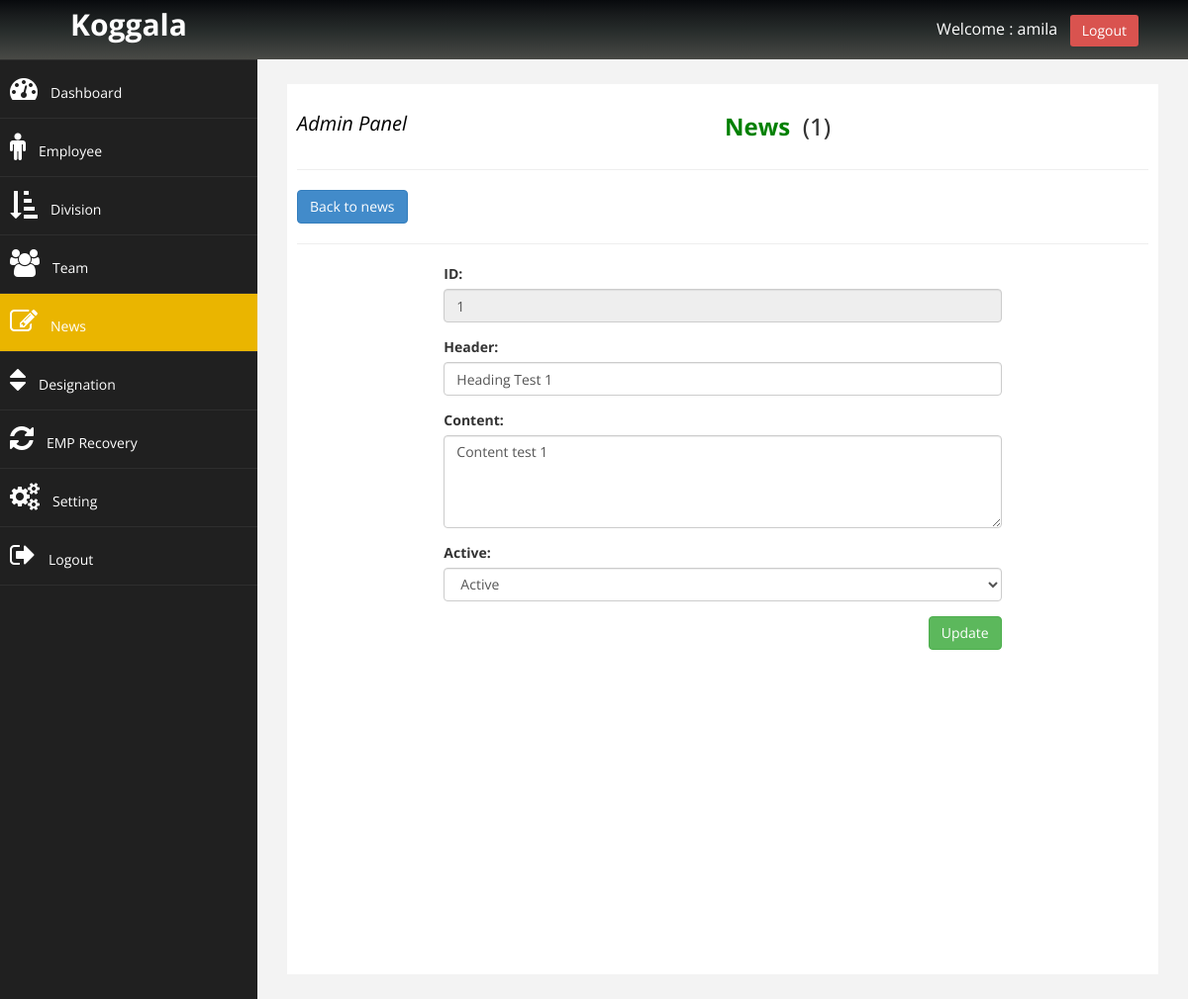
Screenshot of /admin/news_update.php?update=1 (signed in) with the database file from the repository.
### tables this page shows
CREATE TABLE `news` (
  `news_id` int(11) NOT NULL,
  `active_id` int(11) NOT NULL,
  `heading` varchar(100) NOT NULL,
  `content` varchar(200) NOT NULL,
  `active` int(11) NOT NULL
);

### admin/news_update.php (the view, shortened to what this page needs)
<?php
$con = new mysqli(DB_HOSTNAME,DB_USERNAME, DB_PASSWORD,DB_NAME);
if(!isset($_SESSION['adminSession'])){
        echo "<script type='text/javascript'>window.location.href = '../login.php';</script>";
}else{
?>
<!DOCTYPE html>
<html>
<head>
    <link href="../assets/css/bootstrap.css" rel="stylesheet" />
    <link href="../assets/css/font-awesome.css" rel="stylesheet" />
    <link href="../assets/js/morris/morris-0.4.3.min.css" rel="stylesheet" />
    <link href="../assets/css/custom.css" rel="stylesheet" />
</head>
<body>
	<div id="wrapper">
		<nav class="navbar navbar-default navbar-cls-top" role="navigation" style="margin-bottom: 0">
			<div class="navbar-header">
				<a href="#" class="navbar-brand ">Koggala</a>
			</div>
                <div id="navbar-right">Welcome : <?php echo $_SESSION['adminSession'];?> &nbsp; <a href="logout.php" class="btn btn-danger square-btn-adjust">Logout</a>
                </div>
		</nav>
        <nav class="navbar-default navbar-side" role="navigation">
            <div class="sidebar-collapse">
                <ul class="nav" id="main-menu">
                    <li>
                        <a href="index.php"><i class="fa fa-dashboard fa-2x"></i>Dashboard</a>
                    </li>
                    <li>
                        <a href="manage_employee.php"><i class="fa fa-male fa-2x"></i>Employee</a>
                    </li>
                    <li>
                        <a href="devision_manage.php"><i class="fa fa-sort-amount-asc fa-2x"></i>Division</a>
                    </li>
                    <li>
                        <a href="team_manage.php"><i class="fa fa-users fa-2x"></i>Team</a>
                    </li>
                    <li>
                        <a href="news_manage.php" class="active-menu"><i class="fa fa-edit fa-2x"></i>News</a>
                    </li>
                    <li>
                        <a href="position_manage.php"><i class="fa fa-sort fa-2x"></i>Designation</a>
                    </li>
                    <li>
                        <a href="emp_Recovery.php"><i class="fa fa-refresh fa-2x"></i>EMP Recovery</a>
                    </li>
                    <li>
                        <a href="setting.php"><i class="fa fa-cogs fa-2x"></i>Setting</a>
                    </li>
                    <li>
                        <a href="logout.php"><i class="fa fa-sign-out fa-2x"></i>Logout</a>
                    </li>
                </ul>
            </div>
        </nav>
                <?php
                if ($_GET['update']) {
                    $id = $_GET['update'];
                    $sqlSelect = "SELECT * FROM `news` WHERE `news_id` = '$id'";
                    $sqlQuery  = mysqli_query($con, $sqlSelect);
                    $row       = mysqli_fetch_assoc($sqlQuery);
                        $newsid        = $row['news_id'];
                        $news_heading  = $row['heading'];
                        $news_content  = $row['content'];
                        $active        = $row['active'];
                }
                ?>
        <div id="page-wrapper">
            <div id="page-inner">
                <div class="row">
                  <div class="col-md-12 col-lg-12 text-center">
                    <h3>
                      <small style="color:black; float:left; font-size:20px;"><i>Admin Panel</i></small>
                      <strong style="color:green">News</strong>&nbsp;&nbsp;(<?php echo $newsid; ?>)
                    </h3>
                  </div>
                </div>
                <hr/>
                <div class="row">
                    <div class="col-md-2 col-lg-2">
                      <a href="news_manage.php" class="btn btn-primary">Back to news</a>
                    </div>
                </div>
                <hr/>
                <div class="row">
                    <form class="form-add" action="news_update_query.php" method="post">
                        <div class="col-md-8 col-lg-8 col-sm-12 col-xs-12 col-md-offset-2">
                            <div class="form-group">
                                <label>ID:</label>
                                <input class="form-control" name="newId" autocomplete="off" value="<?php echo $newsid; ?>" readonly>
                            </div>
                            <div class="form-group">
                                <label>Header:</label>
                                <input class="form-control" name="newsHead" autocomplete="off" value="<?php echo $news_heading; ?>">
                            </div>
                            <div class="form-group">
                                <label>Content:</label>
                                <textarea class="form-control" name="newsCon" rows="4" autocomplete="off"><?php echo $news_content; ?></textarea>
                            </div>
                          <div class="form-group">
                              <label>Active:</label>
                              <select class="form-control" name="newsAct">
                                <?php if($active == 1){ ?>
                                        <option value="1" selected>Active</option>
                                <?php }else{ ?>
                                        <option value="1">Active</option>
                                        <option value="0" selected>Inactive</option>
                                <?php } ?>
                              </select>
                          </div>
                            <div class="form-group" style="float: right;">
                                <button type="submit" name="submit" class="btn btn-success">Update</button>
                            </div>
                        </div>
                    </form>
                </div>
            </div>
        </div>
    </div>
</body>
</html>
<?php
}
?>

### assets/css/custom.css (style rules this page uses)
body { font-family: 'Open Sans', sans-serif; }
#wrapper { width: 100%; background: #202020; }
#page-wrapper { padding: 15px 15px; min-height: 500px; background: #F3F3F3; }
#page-inner { width: 100%; margin: 10px 20px 10px 0px; background-color:#fff!important; padding: 10px; min-height: 900px; }
.text-center { text-align: center; }
.navbar-cls-top .navbar-brand { color: #fff; width: 260px; text-align: center; height: 60px; font-size: 30px; font-weight: 700px; font-weight: bold; }
#navbar-right { color: white; float: right; padding: 15px 50px 5px 50px; font-size: 16px; }
.square-btn-adjust { border: 0px solid transparent; -webkit-border-radius: 0px; -moz-border-radius: 0px; border-radius: 3px; }
.active-menu { background-color: #EAB500!important; }
.sidebar-collapse, .sidebar-collapse .nav { background: none; }
.sidebar-collapse .nav { padding: 0px; }
.sidebar-collapse .nav > li > a { color: #fff; background: #202020; text-shadow: none; padding: 15px 10px; }
.sidebar-collapse .nav > li { border-bottom: 1px solid rgba(107, 108, 109, 0.19); }
.navbar-side { border:none; background-color: #202020; }
.nav > li > a >i { margin-right: 13px; }
.navbar-cls-top { background: linear-gradient(to bottom, #080a0d, #191c1d, #262b2a, #373a38, #494a46); border-bottom:none; }
.navbar-default { border: 0px solid black; }
@media (min-width: 768px) { #page-wrapper { margin: 0 0 0 260px; padding: 15px 30px; min-height: 900px; } }
@media (min-width: 768px) { .navbar-side { width: 260px; position: absolute; z-index: 1; } }
@media (min-width: 768px) { .navbar { border-radius: 0px; } }

### rows the page displays
news: news_id "1", newId "1", newsHead "Heading Test 1", newsCon "Content test 1", newsAct "Active"

### other values shown
$_SESSION['adminSession'] "amila"
